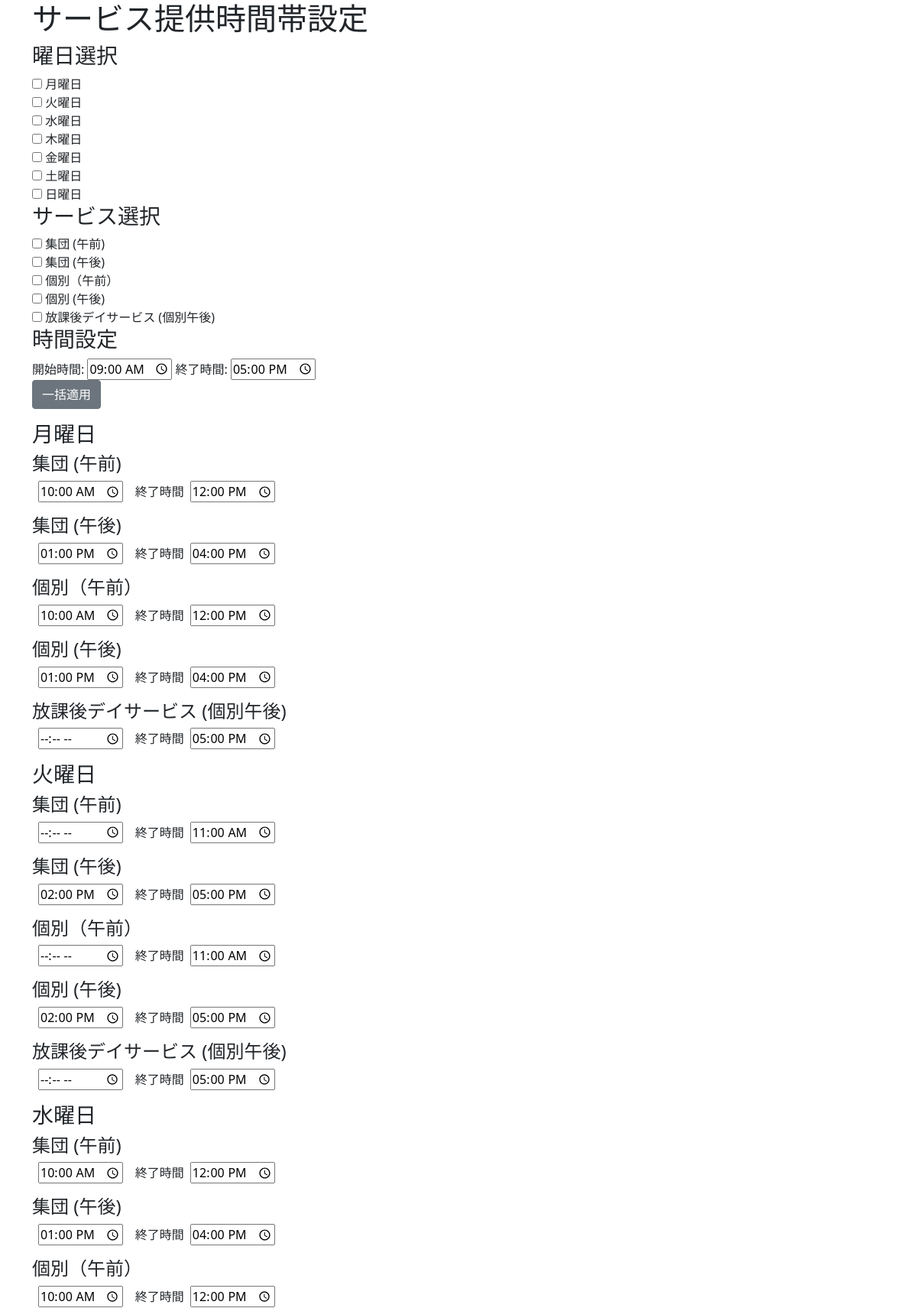
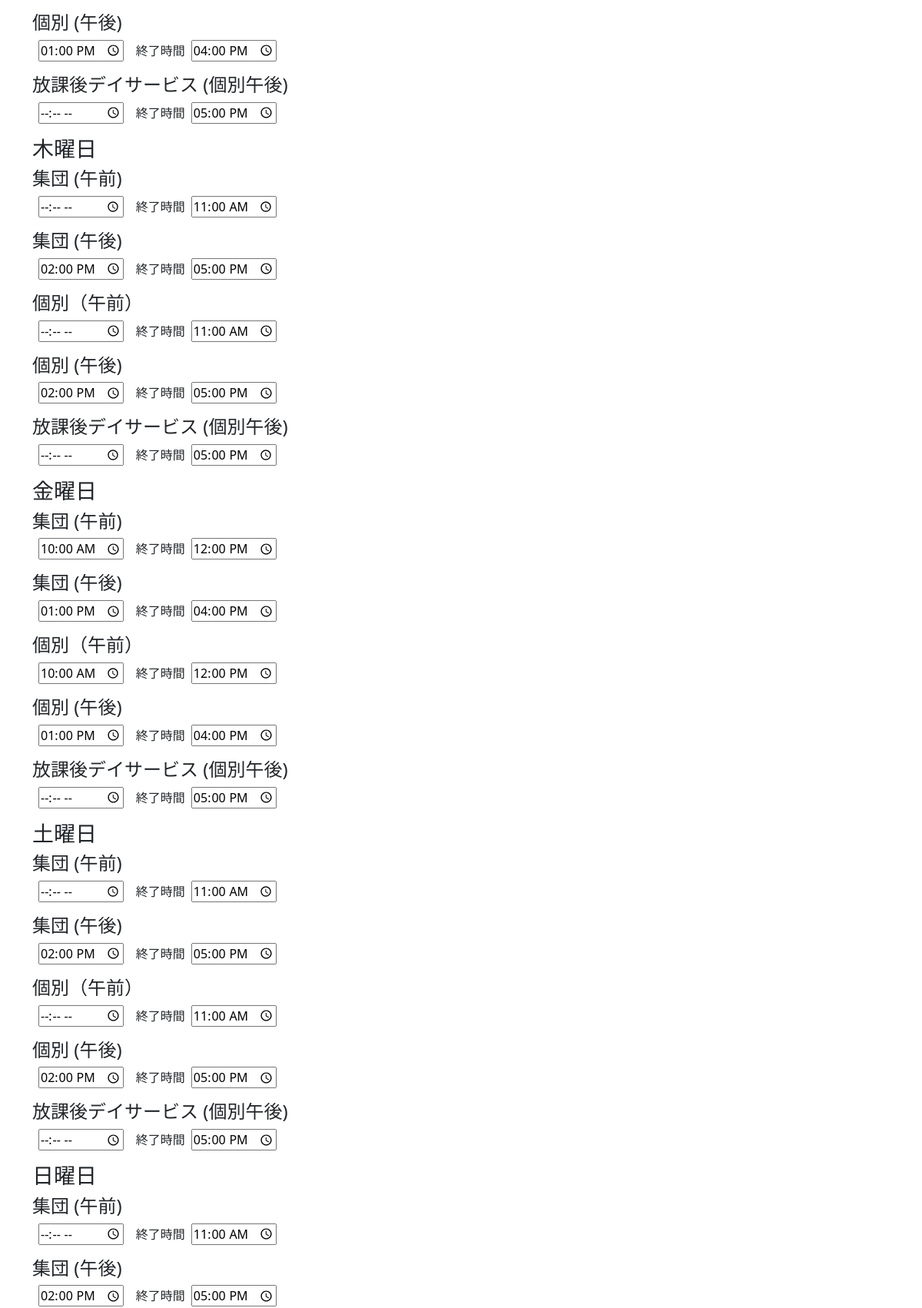
Page /setting/ (upper part) on the committed database (2 pictures, top to bottom).
### attendance/models.py (models this page shows, shortened)
class ServiceTime(models.Model):
    SERVICE_TYPES = [
        ('group_morning', '集団 (午前)'),
        ('group_afternoon', '集団 (午後)'),
        ('individual_morning', '個別（午前）'),
        ('individual_afternoon', '個別 (午後)'),
        ('after_school', '放課後デイサービス (個別午後)'),
    ]
    service_type = models.CharField(max_length=50, choices=SERVICE_TYPES)
    weekday = models.CharField(max_length=3, choices=[
        ('mon', '月曜日'),
        ('tue', '火曜日'),
        ('wed', '水曜日'),
        ('thu', '木曜日'),
        ('fri', '金曜日'),
        ('sat', '土曜日'),
        ('sun', '日曜日'),
    ])
    start_time = models.TimeField()
    end_time = models.TimeField()

### attendance/views/output.py (the view, shortened to what this page needs)
# urls.py: path('setting/', SettingView.as_view(), name='service_setting'),
class SettingView(View):
    template_name = 'output/setting.html'
    def get(self, request):
        weekdays = ServiceTimeForm.WEEKDAYS
        service_types = ServiceTimeForm.SERVICE_TYPES
        fields = []
        for day in weekdays:
            day_fields = {}
            for service in service_types:
                try:
                    service_time = ServiceTime.objects.get(weekday=day[0], service_type=service[0])
                    start_value = service_time.start_time
                    end_value = service_time.end_time
                except ServiceTime.DoesNotExist:
                    start_value = '09:00'
                    end_value = '17:00'
                day_fields[service[0]] = {
                    'start': start_value,
                    'end': end_value
                }
            fields.append({'day': day, 'fields': day_fields})
        form = ServiceTimeForm()
        context = {
            'form': form,
            'fields': fields,
            'service_types': service_types,
        }
        return render(request, self.template_name, context)

### attendance/templates/output/setting.html (shortened to what this page needs)
<!DOCTYPE html>
<html lang="ja">
<head>
    <link href="https://cdn.jsdelivr.net/npm/bootstrap@5.1.3/dist/css/bootstrap.min.css" rel="stylesheet">
</head>
<body>
    <div class="container">
        <h1>サービス提供時間帯設定</h1>
        <form method="post">
            <div id="bulk-settings">
                <div id="weekday-selection">
                    <h3>曜日選択</h3>
                    {% for day in fields %}
                    <div class="day-group">
                        <input type="checkbox" id="{{ day.day.0 }}_select" name="weekday_select" value="{{ day.day.0 }}">
                        <label for="{{ day.day.0 }}_select">{{ day.day.1 }}</label>
                    </div>
                    {% endfor %}
                </div>
                <div id="service-selection">
                    <h3>サービス選択</h3>
                    {% for service in service_types %}
                    <div class="form-group">
                        <label for="service_{{ service.0 }}">
                            <input type="checkbox" id="service_{{ service.0 }}" name="service_select" value="{{ service.0 }}">
                            {{ service.1 }}
                        </label>
                    </div>
                    {% endfor %}
                </div>
                <div class="bulk-time-selection">
                    <h3>時間設定</h3>
                    <label for="bulk_start_time">開始時間:</label>
                    <input type="time" id="bulk_start_time" value="09:00">
                    <label for="bulk_end_time">終了時間:</label>
                    <input type="time" id="bulk_end_time" value="17:00">
                </div>
                <button type="button" id="apply_bulk_time" class="btn btn-secondary mb-3" onclick="applyBulkTime()">一括適用</button>
            </div>
            <div id="service-time-fields">
                {% for day in fields %}
                <div class="day-group">
                    <h3>{{ day.day.1 }}</h3>
                    {% for service, field in day.fields.items %}
                    <div class="form-group">
                        {% for service_type in service_types %}
                        {% if service_type.0 == service %}
                        <h4>{{ service_type.1 }}</h4>
                        {% endif %}
                        {% endfor %}
                        <div class="time-field-group">
                            <input type="time" id="{{ day.day.0 }}_{{ service }}_start" name="{{ day.day.0 }}_{{ service }}_start" value="{{ field.start }}">
                            <div class="time-field-group-end">
                                <label for="{{ day.day.0 }}_{{ service }}_end">終了時間</label>
                                <input type="time" id="{{ day.day.0 }}_{{ service }}_end" name="{{ day.day.0 }}_{{ service }}_end" value="{{ field.end }}">
                            </div>
                        </div>
                    </div>
                    {% endfor %}
                </div>
                {% endfor %}
            </div>
        </form>
    </div>
</body>
</html>

### attendance/templates/output/setting.html (style rules this page uses)
.time-field-group { display: flex; align-items: center; margin-bottom: 1rem; }
.time-field-group label { margin-right: 0.5rem; }
.time-field-group input[type="time"] { width: auto; }
.time-field-group-end { display: flex; align-items: center; margin-left: 1rem; }
.time-field-group-end label { margin-right: 0.5rem; }
.time-field-group-end input[type="time"] { width: auto; }

### rows in the picture
ServiceTime: start "10:00", end "12:00"
ServiceTime: start "13:00", end "16:00"
ServiceTime: start "10:00", end "12:00"
ServiceTime: start "13:00", end "16:00"
ServiceTime: end "17:00"
ServiceTime: end "11:00"
ServiceTime: start "14:00", end "17:00"
ServiceTime: end "11:00"
ServiceTime: start "14:00", end "17:00"
ServiceTime: end "17:00"
ServiceTime: start "10:00", end "12:00"
ServiceTime: start "13:00", end "16:00"
ServiceTime: start "10:00", end "12:00"
ServiceTime: start "13:00", end "16:00"
ServiceTime: end "17:00"
ServiceTime: end "11:00"
ServiceTime: start "14:00", end "17:00"
ServiceTime: end "11:00"
ServiceTime: start "14:00", end "17:00"
ServiceTime: end "17:00"
ServiceTime: start "10:00", end "12:00"
ServiceTime: start "13:00", end "16:00"
ServiceTime: start "10:00", end "12:00"
ServiceTime: start "13:00", end "16:00"
ServiceTime: end "17:00"
ServiceTime: end "11:00"
ServiceTime: start "14:00", end "17:00"
ServiceTime: end "11:00"
ServiceTime: start "14:00", end "17:00"
ServiceTime: end "17:00"
ServiceTime: end "11:00"
ServiceTime: start "14:00", end "17:00"

### other values in the picture
{{ day.day.1 }} "月曜日" "火曜日" "水曜日" "木曜日" "金曜日" "土曜日" "日曜日"
{{ service.1 }} "集団 (午前)" "集団 (午後)" "個別（午前）" "個別 (午後)" "放課後デイサービス (個別午後)"
{{ service_type.1 }} "集団 (午前)" "集団 (午後)" "個別（午前）" "個別 (午後)" "放課後デイサービス (個別午後)" "集団 (午前)" "集団 (午後)" "個別（午前）" "個別 (午後)" "放課後デイサービス (個別午後)" "集団 (午前)" "集団 (午後)" "個別（午前）" "個別 (午後)" "放課後デイサービス (個別午後)" "集団 (午前)" "集団 (午後)" "個別（午前）" "個別 (午後)" "放課後デイサービス (個別午後)" "集団 (午前)" "集団 (午後)" "個別（午前）" "個別 (午後)" "放課後デイサービス (個別午後)" "集団 (午前)" "集団 (午後)" "個別（午前）" "個別 (午後)" "放課後デイサービス (個別午後)" "集団 (午前)" "集団 (午後)"
